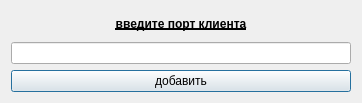
<?xml version="1.0" encoding="UTF-8"?>
<ui version="4.0">
 <class>ClientStart</class>
 <widget class="QDialog" name="ClientStart">
  <property name="geometry">
   <rect>
    <x>0</x>
    <y>0</y>
    <width>362</width>
    <height>103</height>
   </rect>
  </property>
  <property name="windowTitle">
   <string>Dialog</string>
  </property>
  <layout class="QVBoxLayout" name="verticalLayout">
   <item>
    <widget class="QLabel" name="label">
     <property name="font">
      <font>
       <weight>75</weight>
       <bold>true</bold>
       <underline>true</underline>
      </font>
     </property>
     <property name="text">
      <string>введите порт клиента</string>
     </property>
     <property name="alignment">
      <set>Qt::AlignCenter</set>
     </property>
    </widget>
   </item>
   <item>
    <widget class="QLineEdit" name="lineEdit"/>
   </item>
   <item>
    <widget class="QPushButton" name="pushButton">
     <property name="text">
      <string>добавить</string>
     </property>
    </widget>
   </item>
  </layout>
 </widget>
 <resources/>
 <connections/>
</ui>
